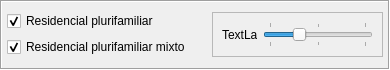
                     <widget class="QFrame" name="frame_666">
                      <property name="maximumSize">
                       <size>
                        <width>16777215</width>
                        <height>70</height>
                       </size>
                      </property>
                      <property name="frameShape">
                       <enum>QFrame::Box</enum>
                      </property>
                      <property name="frameShadow">
                       <enum>QFrame::Sunken</enum>
                      </property>
                      <layout class="QHBoxLayout" name="horizontalLayout_30">
                       <property name="spacing">
                        <number>5</number>
                       </property>
                       <property name="leftMargin">
                        <number>5</number>
                       </property>
                       <property name="topMargin">
                        <number>0</number>
                       </property>
                       <property name="rightMargin">
                        <number>5</number>
                       </property>
                       <property name="bottomMargin">
                        <number>0</number>
                       </property>
                       <item>
                        <widget class="QWidget" name="widget_8" native="true">
                         <property name="minimumSize">
                          <size>
                           <width>200</width>
                           <height>0</height>
                          </size>
                         </property>
                         <property name="maximumSize">
                          <size>
                           <width>200</width>
                           <height>16777215</height>
                          </size>
                         </property>
                         <layout class="QVBoxLayout" name="verticalLayout_56">
                          <property name="leftMargin">
                           <number>0</number>
                          </property>
                          <property name="rightMargin">
                           <number>0</number>
                          </property>
                          <item>
                           <widget class="QCheckBox" name="Checkbox_resi_plu">
                            <property name="text">
                             <string>Residencial plurifamiliar</string>
                            </property>
                            <property name="checked">
                             <bool>true</bool>
                            </property>
                           </widget>
                          </item>
                          <item>
                           <widget class="QCheckBox" name="Checkbox_resi_plu_mix">
                            <property name="minimumSize">
                             <size>
                              <width>200</width>
                              <height>0</height>
                             </size>
                            </property>
                            <property name="maximumSize">
                             <size>
                              <width>160</width>
                              <height>16777215</height>
                             </size>
                            </property>
                            <property name="text">
                             <string>Residencial plurifamiliar mixto</string>
                            </property>
                            <property name="checked">
                             <bool>true</bool>
                            </property>
                           </widget>
                          </item>
                         </layout>
                        </widget>
                       </item>
                       <item>
                        <widget class="QFrame" name="frame_threshold_plu_mx">
                         <property name="maximumSize">
                          <size>
                           <width>200</width>
                           <height>45</height>
                          </size>
                         </property>
                         <property name="frameShape">
                          <enum>QFrame::StyledPanel</enum>
                         </property>
                         <property name="frameShadow">
                          <enum>QFrame::Raised</enum>
                         </property>
                         <layout class="QHBoxLayout" name="horizontalLayout_23">
                          <item>
                           <widget class="QLabel" name="value_threshold_plu">
                            <property name="minimumSize">
                             <size>
                              <width>35</width>
                              <height>25</height>
                             </size>
                            </property>
                            <property name="maximumSize">
                             <size>
                              <width>35</width>
                              <height>25</height>
                             </size>
                            </property>
                            <property name="text">
                             <string>TextLabel</string>
                            </property>
                           </widget>
                          </item>
                          <item>
                           <widget class="QSlider" name="slider_threshold_plu">
                            <property name="minimumSize">
                             <size>
                              <width>110</width>
                              <height>0</height>
                             </size>
                            </property>
                            <property name="minimum">
                             <number>89</number>
                            </property>
                            <property name="maximum">
                             <number>99</number>
                            </property>
                            <property name="singleStep">
                             <number>10</number>
                            </property>
                            <property name="pageStep">
                             <number>10</number>
                            </property>
                            <property name="value">
                             <number>92</number>
                            </property>
                            <property name="sliderPosition">
                             <number>92</number>
                            </property>
                            <property name="orientation">
                             <enum>Qt::Horizontal</enum>
                            </property>
                            <property name="tickPosition">
                             <enum>QSlider::TicksBothSides</enum>
                            </property>
                            <property name="tickInterval">
                             <number>5</number>
                            </property>
                           </widget>
                          </item>
                         </layout>
                        </widget>
                       </item>
                      </layout>
                     </widget>
